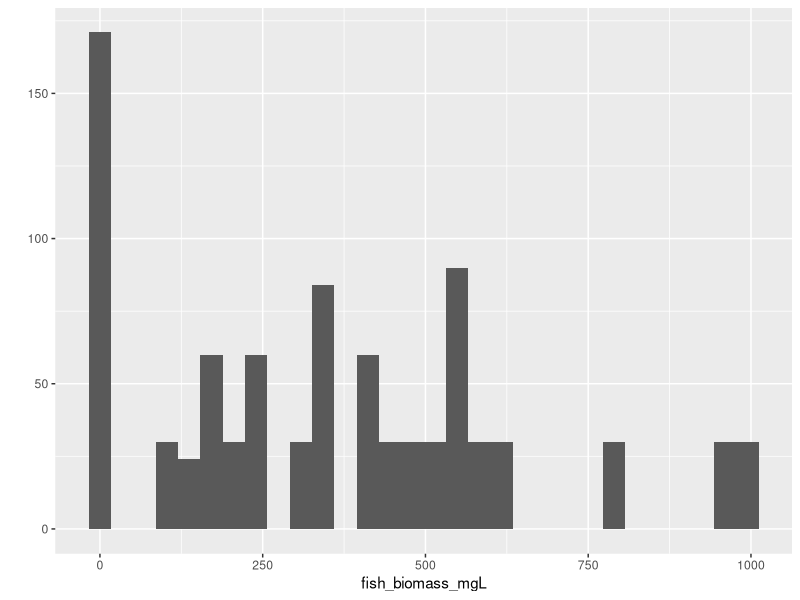
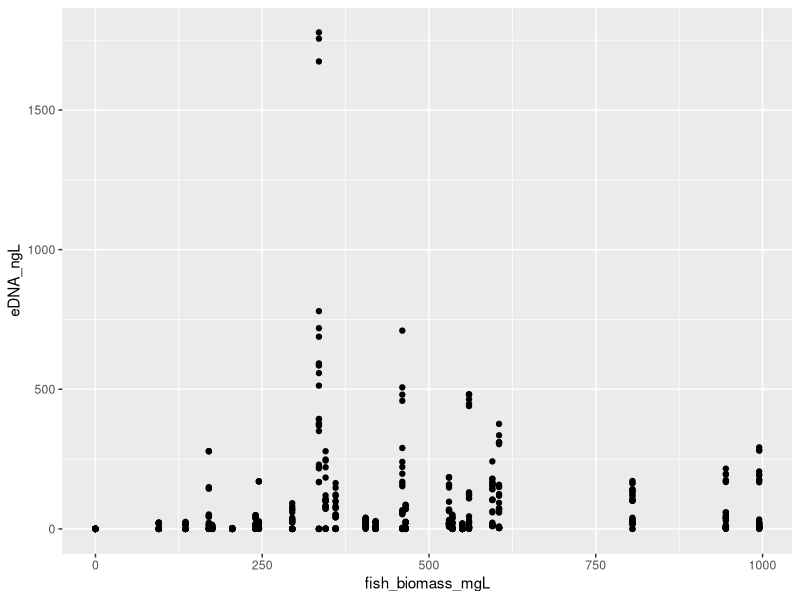
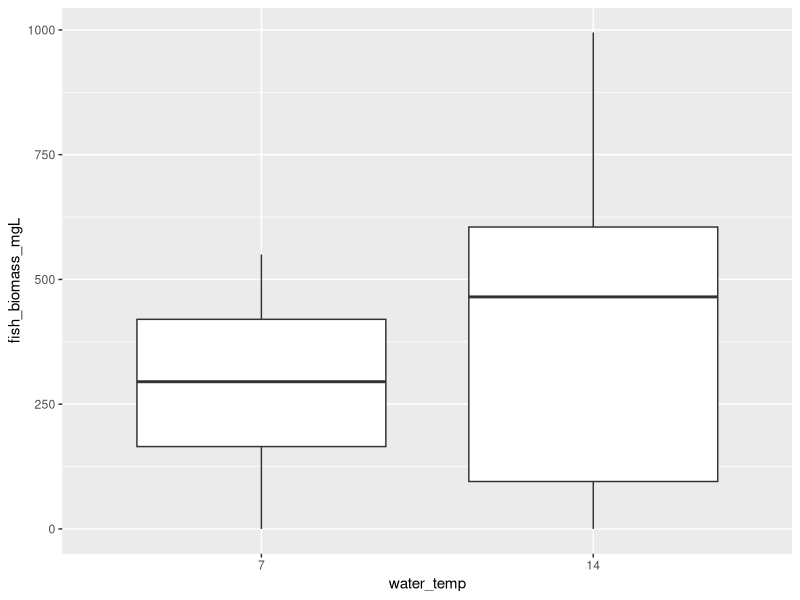
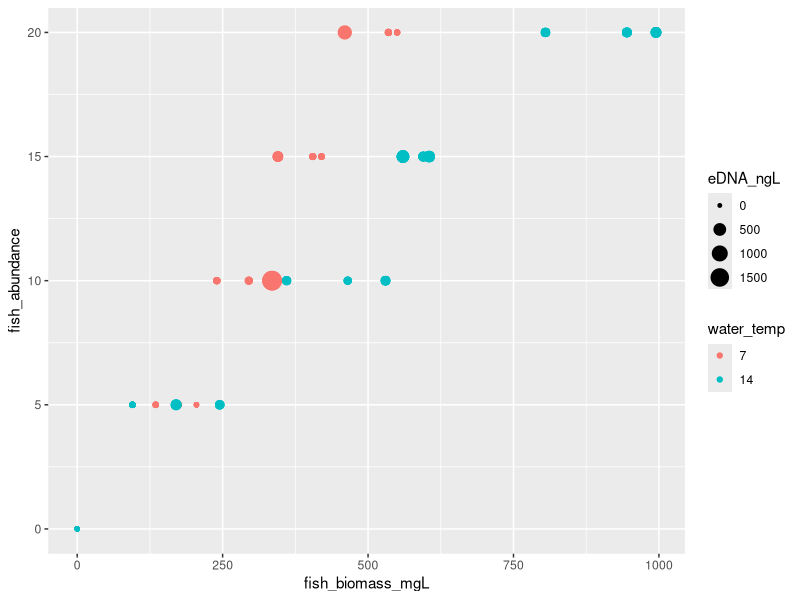
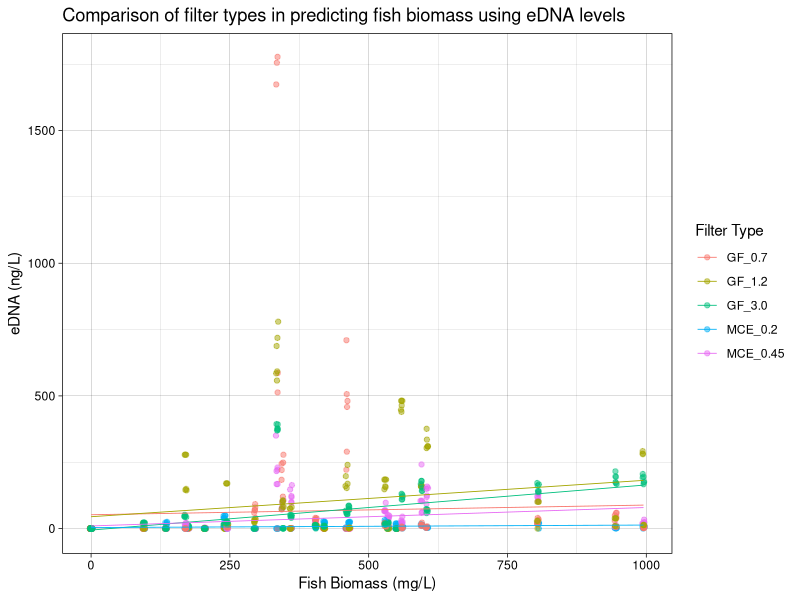

R code for these plots, in order:
## ---- chunk 1
library(ggplot2)
library(gridExtra)
library(dplyr)
## ---- chunk 2
dat <- read.csv("eDNA_biomass.csv")
str(dat)
## ---- chunk 3
dat$water_temp = as.factor(dat$water_temp)
## ---- chunk 4
qplot(x = fish_biomass_mgL, data = dat)
## ---- chunk 5
qplot(x = fish_biomass_mgL, y = eDNA_ngL, data = dat)
## ---- chunk 6
ggplot(dat, aes(x = water_temp, y = fish_biomass_mgL)) +
  geom_boxplot()
## ---- chunk 7
ggplot(dat, aes(x = fish_biomass_mgL, y = fish_abundance, 
                colour = water_temp, size = eDNA_ngL)) +
  geom_point()
## ---- chunk 8
ggplot(dat, aes(x = fish_biomass_mgL, y = eDNA_ngL, colour = filter)) +
  geom_jitter(alpha = 0.5) +
  geom_smooth(method = "lm", size = 0.3, alpha = 0.5, se = F) +
  scale_x_continuous(name = "Fish Biomass (mg/L)") +
  scale_y_continuous(name = "eDNA (ng/L)") +
  scale_colour_discrete(name = "Filter Type") +
  ggtitle("Comparison of filter types in predicting fish biomass using eDNA levels") +
  theme_linedraw()
